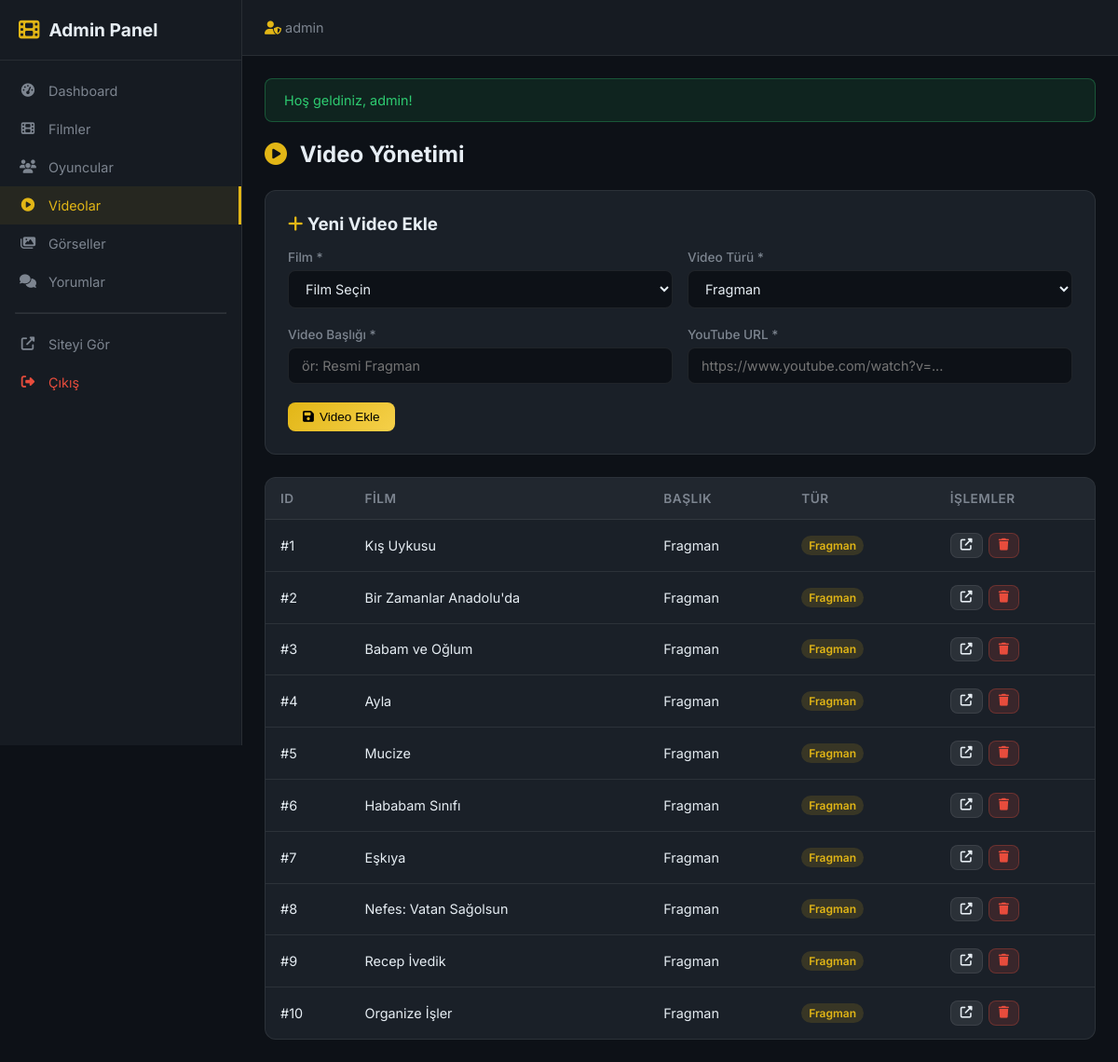
/admin/videos.php (signed in), run on the app's committed database.
### tables this page shows
CREATE TABLE movie_videos (
        id INTEGER PRIMARY KEY AUTOINCREMENT,
        movie_id INTEGER NOT NULL,
        title TEXT NOT NULL,
        youtube_url TEXT NOT NULL,
        video_type TEXT NOT NULL DEFAULT 'trailer',
        created_at DATETIME NOT NULL DEFAULT CURRENT_TIMESTAMP,
        FOREIGN KEY (movie_id) REFERENCES movies(id) ON DELETE CASCADE
    );

CREATE TABLE `movies` (
  `id` INTEGER PRIMARY KEY AUTOINCREMENT,
  `title` VARCHAR(255) NOT NULL,
  `year` INTEGER NOT NULL,
  `description` TEXT NOT NULL,
  `poster_url` VARCHAR(500) DEFAULT NULL,
  `cover_url` VARCHAR(500) DEFAULT NULL,
  `director` VARCHAR(100) DEFAULT NULL,
  `genre` VARCHAR(100) DEFAULT NULL,
  `duration` INT DEFAULT NULL ,
  `created_at` DATETIME NOT NULL DEFAULT CURRENT_TIMESTAMP,
  `updated_at` DATETIME DEFAULT NULL 
);

### admin/videos.php (the view, shortened to what this page needs)
<?php
require_once __DIR__ . '/includes/admin_header.php';
$stmt = $pdo->query("
    SELECT v.*, m.title as movie_title
    FROM movie_videos v
    INNER JOIN movies m ON v.movie_id = m.id
    ORDER BY v.created_at DESC
");
$videos = $stmt->fetchAll();
$type_labels = ['trailer' => 'Fragman', 'sahne' => 'Sahne', 'roportaj' => 'Röportaj', 'ekstra' => 'Ekstra'];
?>
<div class="admin-page-header">
    <h1><i class="fas fa-play-circle"></i> Video Yönetimi</h1>
</div>
<div class="admin-form-card" style="margin-bottom: 24px;">
    <h3 style="margin-bottom: 16px;"><i class="fas fa-plus" style="color: var(--admin-accent);"></i> Yeni Video Ekle</h3>
    <form method="POST">
        <div class="admin-form-row">
            <div class="admin-form-group">
                <label>Film *</label>
                <select name="movie_id" required>
                    <option value="">Film Seçin</option>
                </select>
            </div>
            <div class="admin-form-group">
                <label>Video Türü *</label>
                <select name="video_type" required>
                    <option value="trailer">Fragman</option>
                </select>
            </div>
        </div>
        <div class="admin-form-row">
            <div class="admin-form-group">
                <label>Video Başlığı *</label>
                <input type="text" name="title" placeholder="ör: Resmi Fragman" required>
            </div>
            <div class="admin-form-group">
                <label>YouTube URL *</label>
                <input type="url" name="youtube_url" placeholder="https://www.youtube.com/watch?v=..." required>
            </div>
        </div>
        <button type="submit" class="admin-btn admin-btn-primary"><i class="fas fa-save"></i> Video Ekle</button>
    </form>
</div>
<div class="admin-table-wrapper">
    <table class="admin-table">
        <thead>
            <tr><th>ID</th><th>Film</th><th>Başlık</th><th>Tür</th><th>İşlemler</th></tr>
        </thead>
        <tbody>
            <?php foreach ($videos as $v): ?>
                <tr>
                    <td>#<?= $v['id'] ?></td>
                    <td><?= e($v['movie_title']) ?></td>
                    <td><?= e($v['title']) ?></td>
                    <td><span class="badge badge-gold"><?= $type_labels[$v['video_type']] ?? $v['video_type'] ?></span></td>
                    <td>
                        <div class="admin-actions">
                            <a href="<?= e(youtube_url_to_embed($v['youtube_url']) ?: '#') ?>" target="_blank" class="admin-btn admin-btn-secondary admin-btn-sm">
                                <i class="fas fa-external-link-alt"></i>
                            </a>
                            <a href="<?= SITE_URL ?>/admin/videos.php?delete=<?= $v['id'] ?>&token=<?= $_SESSION['csrf_token'] ?>"
                               class="admin-btn admin-btn-danger admin-btn-sm delete-confirm">
                                <i class="fas fa-trash"></i>
                            </a>
                        </div>
                    </td>
                </tr>
            <?php endforeach; ?>
        </tbody>
    </table>
</div>
<?php require_once __DIR__ . '/includes/admin_footer.php'; ?>

### assets/css/admin.css (style rules this page uses)
:root { --admin-sidebar-width: 260px; --admin-bg: #0d1117; --admin-sidebar-bg: #161b22; --admin-card-bg: #1a2028; --admin-border: rgba(255,255,255,0.08); --admin-accent: #e2b616; --admin-text: #e6edf3; --admin-text-muted: #7d8590; }
* { margin: 0; padding: 0; box-sizing: border-box; }
body.admin-body { font-family: 'Inter', sans-serif; background: var(--admin-bg); color: var(--admin-text); min-height: 100vh; }
a { color: var(--admin-accent); text-decoration: none; }
.admin-page-header { display: flex; align-items: center; justify-content: space-between; margin-bottom: 24px; flex-wrap: wrap; gap: 12px; }
.admin-page-header h1 { font-size: 1.5rem; font-weight: 700; }
.admin-page-header h1 i { color: var(--admin-accent); margin-right: 8px; }
.admin-table-wrapper { background: var(--admin-card-bg); border: 1px solid var(--admin-border); border-radius: 12px; overflow: hidden; }
.admin-table { width: 100%; border-collapse: collapse; }
.admin-table th { padding: 14px 16px; text-align: left; font-size: 0.85rem; font-weight: 600; color: var(--admin-text-muted); text-transform: uppercase; letter-spacing: 0.5px; background: rgba(255,255,255,0.03); border-bottom: 1px solid var(--admin-border); }
.admin-table td { padding: 14px 16px; font-size: 0.9rem; border-bottom: 1px solid var(--admin-border); vertical-align: middle; }
.admin-table tr:last-child td { border-bottom: none; }
.admin-btn { display: inline-flex; align-items: center; gap: 6px; padding: 8px 16px; border-radius: 8px; font-size: 0.85rem; font-weight: 500; cursor: pointer; border: none; transition: all 0.2s ease; text-decoration: none; }
.admin-btn-primary { background: linear-gradient(135deg, #e2b616, #f5d04a); color: #000; }
.admin-btn-danger { background: rgba(231,76,60,0.15); color: #e74c3c; border: 1px solid rgba(231,76,60,0.3); }
.admin-btn-secondary { background: rgba(255,255,255,0.08); color: var(--admin-text); border: 1px solid var(--admin-border); }
.admin-btn-sm { padding: 6px 10px; font-size: 0.8rem; }
.admin-actions { display: flex; gap: 6px; }
.admin-form-card { background: var(--admin-card-bg); border: 1px solid var(--admin-border); border-radius: 12px; padding: 24px; }
.admin-form-group { margin-bottom: 20px; }
.admin-form-group label { display: block; font-size: 0.85rem; font-weight: 500; color: var(--admin-text-muted); margin-bottom: 6px; }
.admin-form-group input, .admin-form-group textarea, .admin-form-group select { width: 100%; padding: 10px 14px; background: var(--admin-bg); border: 1px solid var(--admin-border); border-radius: 8px; color: var(--admin-text); font-family: inherit; font-size: 0.9rem; transition: border-color 0.2s ease; }
.admin-form-row { display: grid; grid-template-columns: repeat(auto-fit, minmax(250px, 1fr)); gap: 16px; }
.badge { display: inline-block; padding: 3px 8px; border-radius: 50px; font-size: 0.75rem; font-weight: 600; }
.badge-gold { background: rgba(226,182,22,0.15); color: #e2b616; }

### data on the page
movie_videos: id "1", movie.title "Kış Uykusu", title "Fragman", video_type "Fragman"
movie_videos: id "2", movie.title "Bir Zamanlar Anadolu'da", title "Fragman", video_type "Fragman"
movie_videos: id "3", movie.title "Babam ve Oğlum", title "Fragman", video_type "Fragman"
movie_videos: id "4", movie.title "Ayla", title "Fragman", video_type "Fragman"
movie_videos: id "5", movie.title "Mucize", title "Fragman", video_type "Fragman"
movie_videos: id "6", movie.title "Hababam Sınıfı", title "Fragman", video_type "Fragman"
movie_videos: id "7", movie.title "Eşkıya", title "Fragman", video_type "Fragman"
movie_videos: id "8", movie.title "Nefes: Vatan Sağolsun", title "Fragman", video_type "Fragman"
movie_videos: id "9", movie.title "Recep İvedik", title "Fragman", video_type "Fragman"
movie_videos: id "10", movie.title "Organize İşler", title "Fragman", video_type "Fragman"

### other printed values
$_SESSION['username'] "admin"
$_SESSION['flash_success'] "Hoş geldiniz, admin!"
